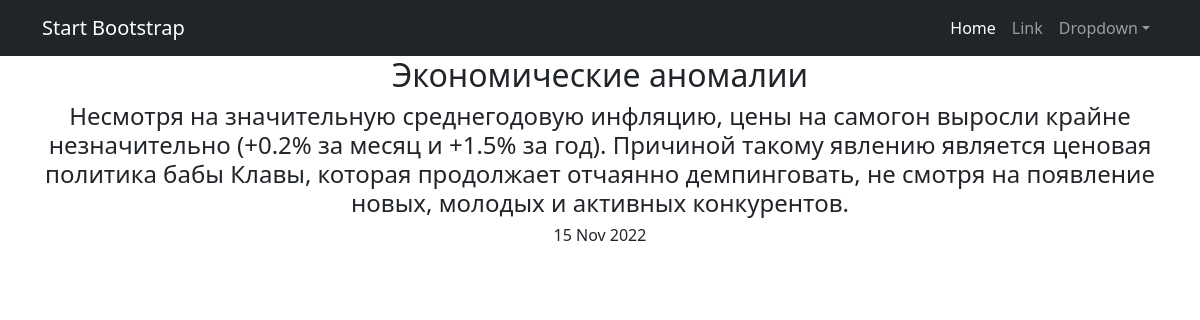
The page /news/2 on the database its author committed.
### news/models.py (models this page shows, shortened)
class News(models.Model):
    time_of_addition = models.DateTimeField(auto_now_add=True)
    heading = models.CharField(max_length=255)
    text = models.TextField()

### news/views.py (the view)
# urls.py: path('<int:pk>', News_oneDetail.as_view())
class News_oneDetail(DetailView):
    model = News
    template_name = 'news_one.html'
    context_object_name = 'news'

### news/templatetags/custom_filter.py (called while the page is built)
@register.filter()
def bw_filter(value):
    value = value.replace('.', ' . ')
    value = value.replace(',', ' , ')
    value = value.replace('"', ' " ')
    value = value.replace("'", " ' ")
    ans = ''
    bwf = False
    try:
        for a in value.split(' '):
            for b in censor_list_root:
                for c in censor_list_ending:
                    if a.lower() == b+c:
                        bwf = True
                        lenth = len(b+c) - 1
            if bwf:
                ans+=a[0] + (lenth) * '*' + ' '
                bwf = False
            else:
                ans+=a+' '
    except TypeError:
        pass
    value = ans
    value = value.replace(' . ', '.')
    value = value.replace(' , ', ',')
    value = value.replace(' " ', '"')
    value = value.replace(" ' ", "'")
    return value

### templates/news_one.html (shortened to what this page needs)
{% extends 'flatpages/default.html' %}
{% load custom_filter %}
{% block content %}
<tr><h2>{{ news.heading | bw_filter }}</h2></tr>
<tr><h4>{{ news.text | bw_filter }}</h4></tr>
<tr><h6>{{ news.time_of_addition | date:'d M Y' }}</h6></tr>
{% endblock content %}

### rows shown on the page
News: heading|bw_filter "Экономические аномалии", text|bw_filter "Несмотря на значительную среднегодовую инфляцию, цены на самогон выросли крайне незначительно (+0.2% за месяц и +1.5% за год). Причиной такому явлению является ценовая политика бабы Клавы, которая продолжает отчаянно демпинговать, не смотря на появление новых, молодых и активных конкурентов.", time_of_addition "15 Nov 2022"
